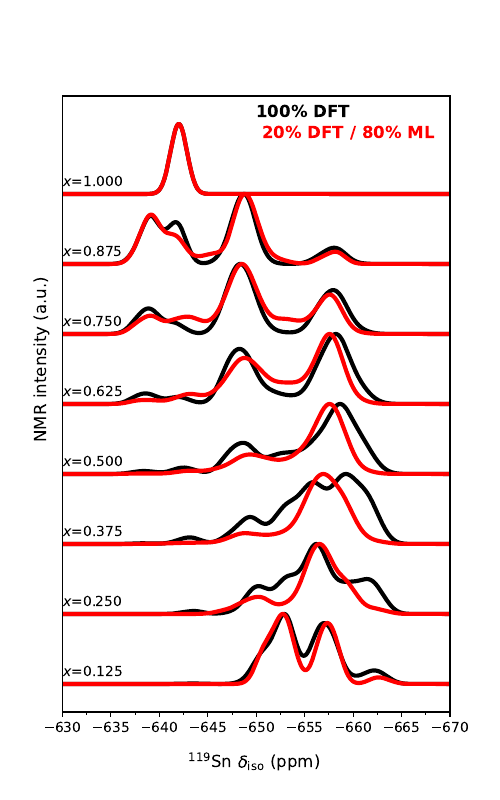

The Python source for this figure:
import numpy as np
import matplotlib.pyplot as plt
import pandas as pd
# x125/ x250/ x375/ x500/ x625/ x750/ x875/ 
from matplotlib.ticker import (MultipleLocator, AutoMinorLocator)

fs = 12  # fontsize
lw = 3  # fontsize
fig, axs = plt.subplots(nrows=1, ncols=1, figsize=(5, 8))

space = 0

#######################################################################################
# DFT
df1gc = pd.read_csv('ave_spectra_x125.dat', delimiter=r"\s+") 
df2gc = pd.read_csv('ave_spectra_x250.dat', delimiter=r"\s+") 
df3gc = pd.read_csv('ave_spectra_x375.dat', delimiter=r"\s+") 
df4gc = pd.read_csv('ave_spectra_x500.dat', delimiter=r"\s+") 
df5gc = pd.read_csv('ave_spectra_x625.dat', delimiter=r"\s+") 
df6gc = pd.read_csv('ave_spectra_x750.dat', delimiter=r"\s+") 
df7gc = pd.read_csv('ave_spectra_x875.dat', delimiter=r"\s+") 
df8gc = pd.read_csv('ave_spectra_x999.dat', delimiter=r"\s+") 

print(df1gc)
specmax1 = df1gc['Infinity'].max()
scale = 1 / specmax1 
df1gc['Infinity'] = df1gc['Infinity'] * scale
specmax2 = df2gc['Infinity'].max()
scale = 1 / specmax2 
df2gc['Infinity'] = df2gc['Infinity'] * scale
specmax3 = df3gc['Infinity'].max()
scale = 1 / specmax3 
df3gc['Infinity'] = df3gc['Infinity'] * scale
specmax4 = df4gc['Infinity'].max()
scale = 1 / specmax4 
df4gc['Infinity'] = df4gc['Infinity'] * scale
specmax5 = df5gc['Infinity'].max()
scale = 1 / specmax5 
df5gc['Infinity'] = df5gc['Infinity'] * scale
specmax6 = df6gc['Infinity'].max()
scale = 1 / specmax6 
df6gc['Infinity'] = df6gc['Infinity'] * scale
specmax7 = df7gc['Infinity'].max()
scale = 1 / specmax7 
df7gc['Infinity'] = df7gc['Infinity'] * scale
specmax8 = df8gc['Infinity'].max()
scale = 1 / specmax8 
df8gc['Infinity'] = df8gc['Infinity'] * scale


expx1gc = df1gc["x"]
expy1gc = df1gc["Infinity"]
expx2gc = df2gc["x"]
expy2gc = df2gc["Infinity"]+1
expx3gc = df3gc["x"]
expy3gc = df3gc["Infinity"]+2
expx4gc = df4gc["x"]
expy4gc = df4gc["Infinity"]+3
expx5gc = df5gc["x"]
expy5gc = df5gc["Infinity"]+4
expx6gc = df6gc["x"]
expy6gc = df6gc["Infinity"]+5
expx7gc = df7gc["x"]
expy7gc = df7gc["Infinity"]+6
expx8gc = df8gc["x"]
expy8gc = df8gc["Infinity"]+7

axs.plot(expx1gc, expy1gc, color='black', lw=lw)
axs.plot(expx2gc, expy2gc, color='black', lw=lw)
axs.plot(expx3gc, expy3gc, color='black', lw=lw)
axs.plot(expx4gc, expy4gc, color='black', lw=lw)
axs.plot(expx5gc, expy5gc, color='black', lw=lw)
axs.plot(expx6gc, expy6gc, color='black', lw=lw)
axs.plot(expx7gc, expy7gc, color='black', lw=lw)
axs.plot(expx8gc, expy8gc, color='black', lw=lw)
axs.xaxis.set_minor_locator(AutoMinorLocator(2))
# End DFT
#######################################################################################


#######################################################################################
# ML p20
df1can = pd.read_csv('ave_spectra_x125_ml_p20.dat', delimiter=r"\s+") 
df2can = pd.read_csv('ave_spectra_x250_ml_p20.dat', delimiter=r"\s+") 
df3can = pd.read_csv('ave_spectra_x375_ml_p20.dat', delimiter=r"\s+") 
df4can = pd.read_csv('ave_spectra_x500_ml_p20.dat', delimiter=r"\s+") 
df5can = pd.read_csv('ave_spectra_x625_ml_p20.dat', delimiter=r"\s+") 
df6can = pd.read_csv('ave_spectra_x750_ml_p20.dat', delimiter=r"\s+") 
df7can = pd.read_csv('ave_spectra_x875_ml_p20.dat', delimiter=r"\s+") 
df8can = pd.read_csv('ave_spectra_x999_ml_p20.dat', delimiter=r"\s+") 

print(df1can)
specmax1 = df1can['Infinity'].max() + space
scale = 1 / specmax1 
df1can['Infinity'] = df1can['Infinity'] * scale
specmax2 = df2can['Infinity'].max() + space
scale = 1 / specmax2 
df2can['Infinity'] = df2can['Infinity'] * scale
specmax3 = df3can['Infinity'].max() + space
scale = 1 / specmax3 
df3can['Infinity'] = df3can['Infinity'] * scale
specmax4 = df4can['Infinity'].max() + space
scale = 1 / specmax4 
df4can['Infinity'] = df4can['Infinity'] * scale
specmax5 = df5can['Infinity'].max() + space
scale = 1 / specmax5 
df5can['Infinity'] = df5can['Infinity'] * scale
specmax6 = df6can['Infinity'].max() + space
scale = 1 / specmax6 
df6can['Infinity'] = df6can['Infinity'] * scale
specmax7 = df7can['Infinity'].max() + space
scale = 1 / specmax7 
df7can['Infinity'] = df7can['Infinity'] * scale
specmax8 = df8can['Infinity'].max() + space
scale = 1 / specmax8 
df8can['Infinity'] = df8can['Infinity'] * scale


expx1can = df1can["x"]
expy1can = df1can["Infinity"]
expx2can = df2can["x"]
expy2can = df2can["Infinity"]+1
expx3can = df3can["x"]
expy3can = df3can["Infinity"]+2
expx4can = df4can["x"]
expy4can = df4can["Infinity"]+3
expx5can = df5can["x"]
expy5can = df5can["Infinity"]+4
expx6can = df6can["x"]
expy6can = df6can["Infinity"]+5
expx7can = df7can["x"]
expy7can = df7can["Infinity"]+6
expx8can = df8can["x"]
expy8can = df8can["Infinity"]+7

axs.plot(expx1can, expy1can, color='red', lw=lw)
axs.plot(expx2can, expy2can, color='red', lw=lw)
axs.plot(expx3can, expy3can, color='red', lw=lw)
axs.plot(expx4can, expy4can, color='red', lw=lw)
axs.plot(expx5can, expy5can, color='red', lw=lw)
axs.plot(expx6can, expy6can, color='red', lw=lw)
axs.plot(expx7can, expy7can, color='red', lw=lw)
axs.plot(expx8can, expy8can, color='red', lw=lw)
axs.xaxis.set_minor_locator(AutoMinorLocator(2))
# End ML
#######################################################################################

axs.text(-650, 8.1, r'100% DFT  ', fontsize=fs,  color='black', weight='bold')
axs.text(-650, 7.8, r' 20% DFT / 80% ML', fontsize=fs,  color='red', weight='bold')

axs.text(-630.1, 7.1, r'$x$=1.000', fontsize=fs-2,  color='black')
axs.text(-630.1, 6.1, r'$x$=0.875', fontsize=fs-2,  color='black')
axs.text(-630.1, 5.1, r'$x$=0.750', fontsize=fs-2,  color='black')
axs.text(-630.1, 4.1, r'$x$=0.625', fontsize=fs-2,  color='black')
axs.text(-630.1, 3.1, r'$x$=0.500', fontsize=fs-2,  color='black')
axs.text(-630.1, 2.1, r'$x$=0.375', fontsize=fs-2,  color='black')
axs.text(-630.1, 1.1, r'$x$=0.250', fontsize=fs-2,  color='black')
axs.text(-630.1, 0.1, r'$x$=0.125', fontsize=fs-2,  color='black')

axs.set_xlim([-630.0, -670.0])
axs.axes.yaxis.set_visible(False)

axs.text(-627, 3.5, r'NMR intensity (a.u.)', fontsize=fs,  color='black', rotation='vertical')
axs.text(-643, -1.2, '$^{119}$Sn $\delta_{\mathrm{iso}}$ (ppm)', fontsize=fs,  color='black')

plt.savefig('figure_8_NMR_spectra_Exp_versus_ML.png')
plt.savefig('figure_8_NMR_spectra_Exp_versus_ML.tiff', format='tiff')
plt.savefig('figure_8_NMR_spectra_Exp_versus_ML.pdf', format='pdf')
plt.show()
